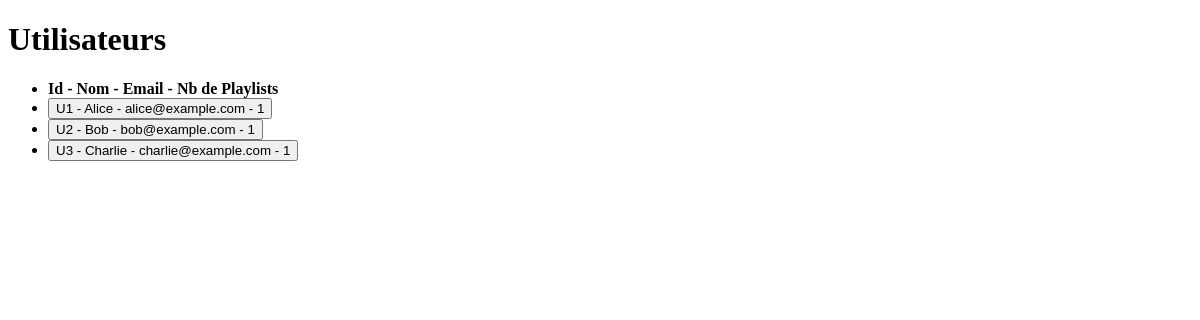
The app's page /, older data.
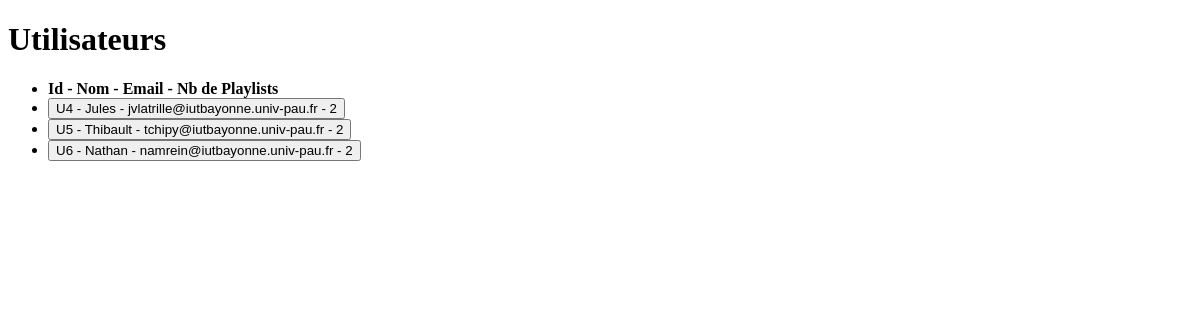
The same page, newer data.
### tables this page shows
CREATE TABLE IF NOT EXISTS Utilisateur (
   idUtilisateur VARCHAR(50),
   nom VARCHAR(50),
   email VARCHAR(50),
   PRIMARY KEY(idUtilisateur)
);

### index.php (the view, shortened to what this page needs)
<!DOCTYPE html>
<html lang="fr">
<head>
</head>
<body>
    <?php
    include 'config.php';
    try {
        $users = $bdd->query('
            SELECT U.idUtilisateur, U.nom, U.email, COUNT(P.idPlaylist) AS nbPlaylists
            FROM Utilisateur U
            LEFT JOIN Playlist P ON U.idUtilisateur = P.idUtilisateur
            GROUP BY U.idUtilisateur
        ')->fetchAll(PDO::FETCH_ASSOC);
        echo '<h1>Utilisateurs</h1>';
        echo '<ul>';
        echo '<li><strong>Id - Nom - Email - Nb de Playlists</strong></li>';
        foreach ($users as $user) {
            echo '<li>';
            echo '<form action="playlists.php" method="post">';
            echo '<button type="submit">'
                . htmlspecialchars($user['idUtilisateur']) . " - "
                . htmlspecialchars($user['nom']) . " - "
                . htmlspecialchars($user['email']) . " - "
                . htmlspecialchars($user['nbPlaylists']) .
                '</button>';
            echo '</form>';
            echo '</li>';
        }
        echo '</ul>';
    } catch (PDOException $e) {
        echo '<p>Erreur : ' . htmlspecialchars($e->getMessage()) . '</p>';
    }
    ?>
</body>
</html>

Row changes from the older to the newer data that the page shows:
removed utilisateur: idUtilisateur "U1", nom "Alice", email "alice@example.com", nbPlaylists "1"
removed utilisateur: idUtilisateur "U2", nom "Bob", email "bob@example.com", nbPlaylists "1"
removed utilisateur: idUtilisateur "U3", nom "Charlie", email "charlie@example.com", nbPlaylists "1"
added utilisateur: idUtilisateur "U4", nom "Jules", email "jvlatrille@iutbayonne.univ-pau.fr", nbPlaylists "2"
added utilisateur: idUtilisateur "U5", nom "Thibault", email "tchipy@iutbayonne.univ-pau.fr", nbPlaylists "2"
added utilisateur: idUtilisateur "U6", nom "Nathan", email "namrein@iutbayonne.univ-pau.fr", nbPlaylists "2"
